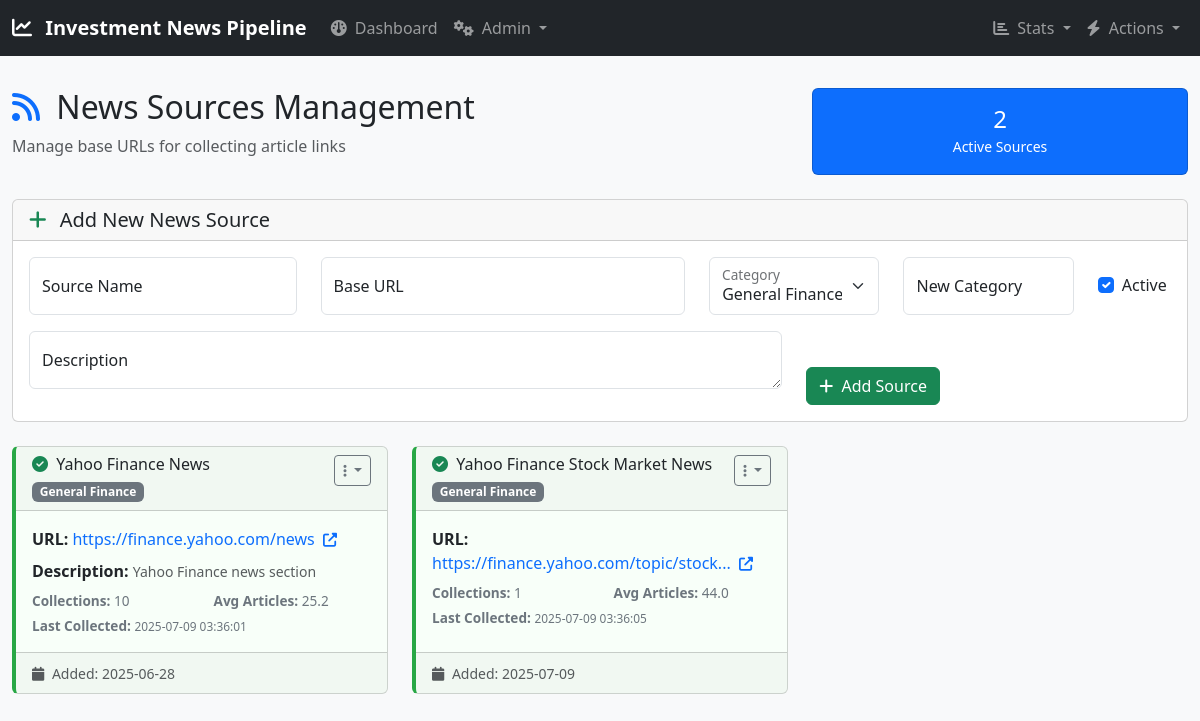
/admin/sources, run on an earlier commit of the app's database.
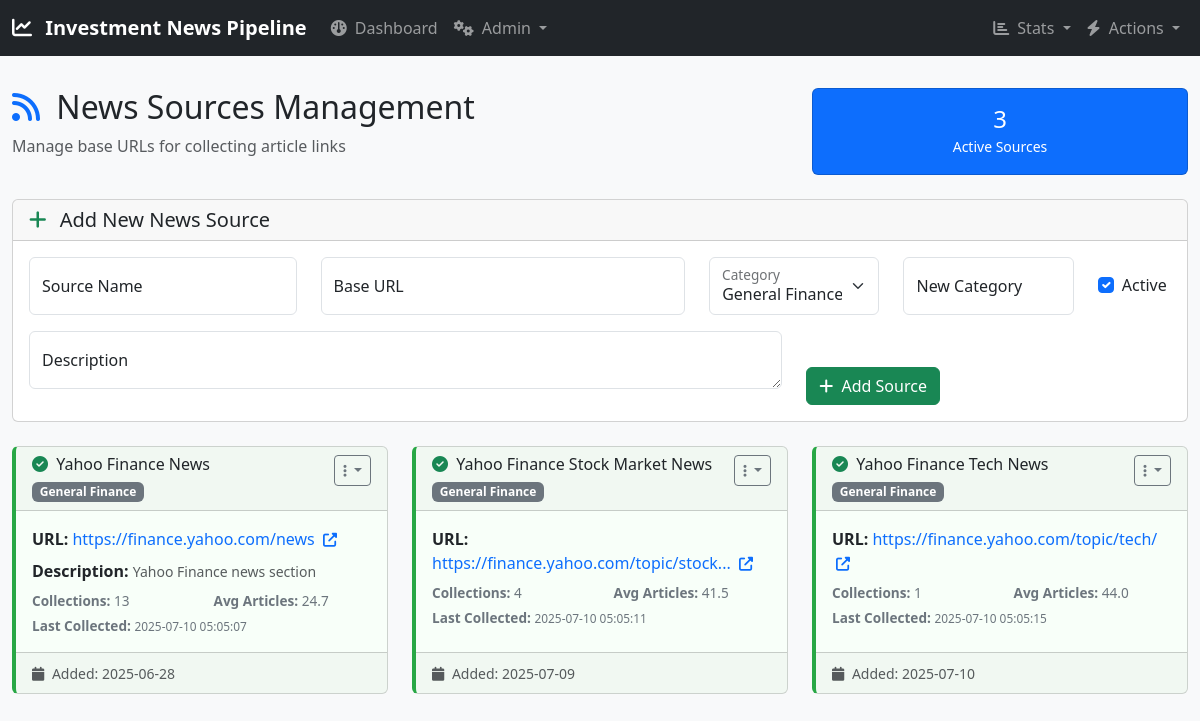
And on a later commit of the database.
### tables this page shows
CREATE TABLE news_sources (
                    id INTEGER PRIMARY KEY AUTOINCREMENT,
                    name TEXT NOT NULL UNIQUE,
                    url TEXT NOT NULL UNIQUE,
                    category TEXT NOT NULL DEFAULT 'General',
                    description TEXT DEFAULT '',
                    active BOOLEAN NOT NULL DEFAULT 1,
                    added_at TEXT NOT NULL DEFAULT (datetime('now')),
                    last_collected TEXT,
                    collection_count INTEGER NOT NULL DEFAULT 0,
                    avg_articles_found REAL NOT NULL DEFAULT 0.0
                );

### app.py (the view)
@app.route('/admin/sources')
def manage_sources():
    sources = db_manager.get_news_sources()
    categories = db_manager.get_categories()
    sources_dict = []
    for source in sources:
        sources_dict.append({
            'id': source.id,
            'name': source.name,
            'url': source.url,
            'category': source.category,
            'description': source.description,
            'active': source.active,
            'added_at': source.added_at,
            'last_collected': source.last_collected,
            'collection_count': source.collection_count,
            'avg_articles_found': source.avg_articles_found
        })
    return render_template('sources.html',
                         sources=sources_dict,
                         categories=categories)

### database.py (called while the page is built)
    def get_connection(self):
        conn = sqlite3.connect(self.db_path)
        conn.row_factory = sqlite3.Row  # Enable column access by name
        return conn

    def get_categories(self) -> List[str]:
        conn = self.get_connection()
        try:
            cursor = conn.execute('SELECT DISTINCT category FROM news_sources ORDER BY category')
            return [row['category'] for row in cursor.fetchall()]
        finally:
            conn.close()

### templates/sources.html (shortened to what this page needs)
{% extends "base.html" %}
{% block content %}
<div class="row mb-4">
    <div class="col-md-8">
        <h2>
            <i class="fas fa-rss text-primary me-2"></i>
            News Sources Management
        </h2>
        <p class="text-muted">Manage base URLs for collecting article links</p>
    </div>
    <div class="col-md-4">
        <div class="card bg-primary text-white">
            <div class="card-body text-center">
                <h4 class="mb-0">{{ sources|selectattr('active')|list|length }}</h4>
                <small>Active Sources</small>
            </div>
        </div>
    </div>
</div>
<div class="row mb-4">
    <div class="col-12">
        <div class="card">
            <div class="card-header">
                <h5 class="mb-0">
                    <i class="fas fa-plus text-success me-2"></i>
                    Add New News Source
                </h5>
            </div>
            <div class="card-body">
                <form method="POST" action="/admin/sources/add">
                    <div class="row">
                        <div class="col-md-3">
                            <div class="form-floating mb-3">
                                <input type="text" class="form-control" id="name" name="name" placeholder="Source Name" required>
                                <label for="name">Source Name</label>
                            </div>
                        </div>
                        <div class="col-md-4">
                            <div class="form-floating mb-3">
                                <input type="url" class="form-control" id="url" name="url" placeholder="https://example.com" required>
                                <label for="url">Base URL</label>
                            </div>
                        </div>
                        <div class="col-md-2">
                            <div class="form-floating mb-3">
                                <select class="form-select" id="category" name="category">
                                    {% for cat in categories %}
                                    <option value="{{ cat }}">{{ cat }}</option>
                                    {% endfor %}
                                </select>
                                <label for="category">Category</label>
                            </div>
                        </div>
                        <div class="col-md-2">
                            <div class="form-floating mb-3">
                                <input type="text" class="form-control" id="new_category" name="new_category" placeholder="Enter new category">
                                <label for="new_category">New Category</label>
                            </div>
                        </div>
                        <div class="col-md-1">
                            <div class="form-check mt-3">
                                <input class="form-check-input" type="checkbox" id="active" name="active" checked>
                                <label class="form-check-label" for="active">
                                    Active
                                </label>
                            </div>
                        </div>
                    </div>
                    <div class="row">
                        <div class="col-md-8">
                            <div class="form-floating mb-3">
                                <textarea class="form-control" id="description" name="description" placeholder="Description"></textarea>
                                <label for="description">Description</label>
                            </div>
                        </div>
                        <div class="col-md-4 d-flex align-items-end">
                            <button type="submit" class="btn btn-success">
                                <i class="fas fa-plus me-1"></i>
                                Add Source
                            </button>
                        </div>
                    </div>
                </form>
            </div>
        </div>
    </div>
</div>
<div class="row">
    {% for source in sources %}
    <div class="col-lg-6 col-xl-4 mb-4">
        <div class="card source-card {{ 'active' if source.active else 'inactive' }} h-100">
            <div class="card-header d-flex justify-content-between align-items-start">
                <div>
                    <h6 class="mb-1">
                        <i class="fas fa-{{ 'check-circle text-success' if source.active else 'times-circle text-danger' }} me-1"></i>
                        {{ source.name }}
                    </h6>
                    <span class="badge bg-secondary category-badge">{{ source.category }}</span>
                </div>
                <div class="dropdown">
                    <button class="btn btn-sm btn-outline-secondary dropdown-toggle" type="button" data-bs-toggle="dropdown">
                        <i class="fas fa-ellipsis-v"></i>
                    </button>
                </div>
            </div>
            <div class="card-body">
                <div class="mb-2">
                    <strong>URL:</strong>
                    <a href="{{ source.url }}" target="_blank" class="text-decoration-none">
                        {{ source.url|truncate(40) }}
                        <i class="fas fa-external-link-alt ms-1 small"></i>
                    </a>
                </div>
                {% if source.description %}
                <div class="mb-2">
                    <strong>Description:</strong>
                    <small class="text-muted">{{ source.description }}</small>
                </div>
                {% endif %}
                <div class="collection-stats">
                    <div class="row">
                        <div class="col-6">
                            <strong>Collections:</strong> {{ source.collection_count }}
                        </div>
                        <div class="col-6">
                            <strong>Avg Articles:</strong> {{ source.avg_articles_found }}
                        </div>
                    </div>
                    {% if source.last_collected %}
                    <div class="mt-1">
                        <strong>Last Collected:</strong>
                        <small>{{ source.last_collected[:19]|replace('T', ' ') }}</small>
                    </div>
                    {% endif %}
                </div>
            </div>
            <div class="card-footer">
                <small class="text-muted">
                    <i class="fas fa-calendar me-1"></i>
                    Added: {{ source.added_at[:10] }}
                </small>
            </div>
        </div>
    </div>
    {% endfor %}
</div>
{% endblock %}

### templates/base.html (shortened to what this page needs)
<!DOCTYPE html>
<html lang="en">
<head>
    <link href="https://cdn.jsdelivr.net/npm/bootstrap@5.3.0/dist/css/bootstrap.min.css" rel="stylesheet">
    <link href="https://cdnjs.cloudflare.com/ajax/libs/font-awesome/6.4.0/css/all.min.css" rel="stylesheet">
</head>
<body class="bg-light">
    {% include 'components/navbar.html' %}
    <div class="container-fluid main-content">
        {% block content %}{% endblock %}
    </div>
</body>
</html>

### templates/components/navbar.html (shortened to what this page needs)
<nav class="navbar navbar-expand-lg navbar-dark bg-dark">
    <div class="container-fluid">
        <a class="navbar-brand" href="/">
            <i class="fas fa-chart-line me-2"></i>
            Investment News Pipeline
        </a>
        <div class="collapse navbar-collapse" id="navbarNav">
            <ul class="navbar-nav me-auto">
                <li class="nav-item">
                    <a class="nav-link {{ 'active' if request.endpoint == 'index' }}" href="/">
                        <i class="fas fa-dashboard me-1"></i>
                        Dashboard
                    </a>
                </li>
                <li class="nav-item dropdown">
                    <a class="nav-link dropdown-toggle {{ 'active' if request.endpoint and request.endpoint.startswith('admin') }}"
                       href="#" role="button" data-bs-toggle="dropdown">
                        <i class="fas fa-cogs me-1"></i>
                        Admin
                    </a>
                </li>
            </ul>
            <ul class="navbar-nav">
                <li class="nav-item dropdown">
                    <a class="nav-link dropdown-toggle" href="#" role="button" data-bs-toggle="dropdown">
                        <i class="fas fa-chart-bar me-1"></i>
                        Stats
                    </a>
                </li>
                <li class="nav-item dropdown">
                    <a class="nav-link dropdown-toggle" href="#" role="button" data-bs-toggle="dropdown">
                        <i class="fas fa-bolt me-1"></i>
                        Actions
                    </a>
                </li>
            </ul>
        </div>
    </div>
</nav>

### templates/sources.html (style rules this page uses)
.source-card { transition: all 0.3s ease; border-left: 4px solid #dee2e6; }
.source-card.active { border-left-color: #28a745; background: #f8fff9; }
.category-badge { font-size: 0.75rem; }
.form-floating textarea { min-height: 80px; }
.collection-stats { font-size: 0.85rem; color: #6c757d; }

What changed in the data, as far as the page shows it:
changed news_sources "Yahoo Finance News": collection_count "10" → "13"; avg_articles_found "25.2" → "24.7"; last_collected "2025-07-09 03:36:01" → "2025-07-10 05:05:07"
changed news_sources "Yahoo Finance Stock Market News": collection_count "1" → "4"; avg_articles_found "44.0" → "41.5"; last_collected "2025-07-09 03:36:05" → "2025-07-10 05:05:11"
added news_sources: active True (drawn), name "Yahoo Finance Tech News", category "General Finance", url "https://finance.yahoo.com/topic/tech/", collection_count "1", avg_articles_found "44.0", last_collected "2025-07-10 05:05:15", added_at "2025-07-10"
Also different on the page:
{{ sources|selectattr('active')|list|length }}: "2" → "3"
